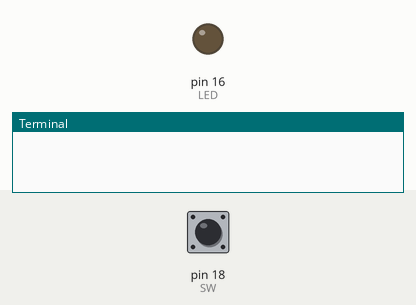
Simulated run of this program. Board: Raspberry Pi (header pin numbers). Parts: output pins drawn as LEDs (lit = HIGH), the last lines printed to the terminal. The test bench sets the inputs (shaded band); at power-on: pin 18 (SW) HIGH.

Above: at 6.2 s.
6.3 s: pin 18 (SW) pulled LOW for 0.6 s
At 6.9 s:
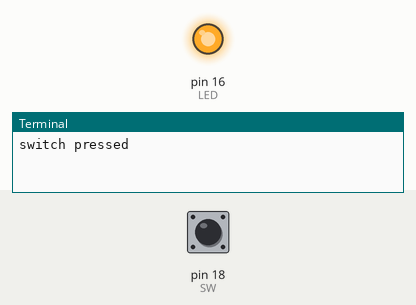
8.4 s: pin 18 (SW) pulled LOW for 3.2 s
At 12.9 s:
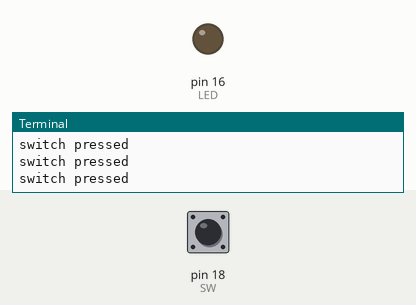
Timing chart, 0 to 14.4 s (numbered marks = the images above; inputs shaded):
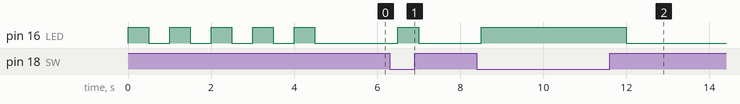

Measured:
- after the input at 6.3 s, pin 16 (LED): LOW → HIGH after 0.20 s, → LOW 0.50 s later
- after the input at 8.4 s, pin 16 (LED): LOW → HIGH after 0.10 s, → LOW 3.5 s later

The program:

switch.py
```python
import RPi.GPIO as GPIO
import time

LED=16
SW=18
#GPIO.setmode(GPIO.BCM)
GPIO.setwarnings(False)
GPIO.setmode(GPIO.BOARD)
GPIO.setup(LED, GPIO.OUT)
GPIO.setup(SW, GPIO.IN,GPIO.PUD_UP)

for i in range(5):
    GPIO.output(LED, GPIO.HIGH)
    time.sleep(0.5)
    GPIO.output(LED, GPIO.LOW)
    time.sleep(0.5)

# Infinite loop
while True:
    sw_val=GPIO.input(SW)

    if sw_val== 0:
        # Turn off
        GPIO.output(LED, GPIO.HIGH)
        print('switch pressed')
        time.sleep(0.5)
    else:
        # Turn on
        GPIO.output(LED, GPIO.LOW)
        time.sleep(0.5)
```
